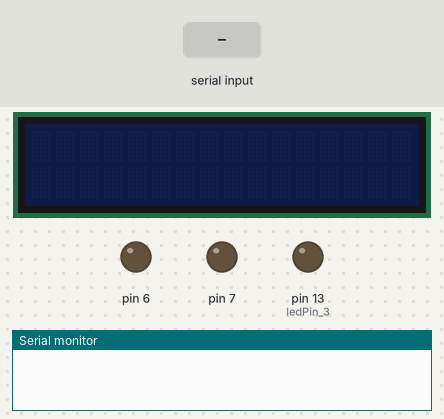
A sketch run on a simulated Arduino Uno, built with avr-gcc and run on an emulated ATmega328P. Parts: 16×2 character LCD, output pins drawn as LEDs (lit = HIGH), the last lines printed to the serial monitor. Dashed ring = blinking. The test bench sets the inputs (shaded band).

Above: at 1.7 s.
1.8 s: "1\n" received over Serial
At 4.0 s:
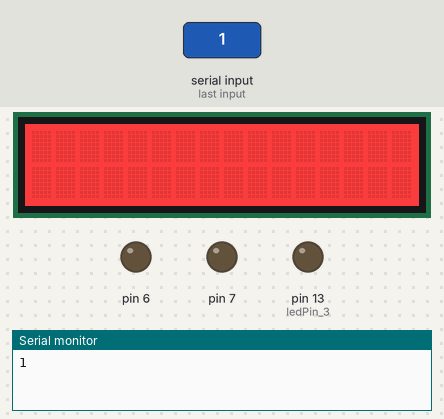
4.8 s: "90,45\n" received over Serial
At 5.1 s:
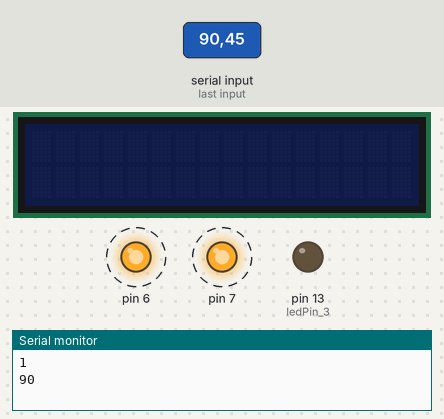
7.8 s: "30,150\n" received over Serial
Timing chart, 0 to 13.3 s (numbered marks = the images above; inputs shaded):
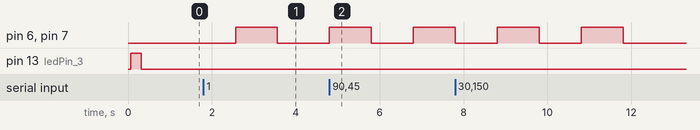

Measured:
- after the input at 1.8 s, pin 6, pin 7: LOW → HIGH after 0.76 s, → LOW 1.0 s later
- after the input at 4.8 s, pin 6, pin 7: LOW → HIGH at once, → LOW 1.0 s later, → HIGH 1.0 s later

The sketch:

anti-snoozer-edison.ino
```cpp
#include <Wire.h>
#include "rgb_lcd.h"

int ledPin_3 = 13;

//Setup message bytes

rgb_lcd lcd;

const int colorR = 255;
const int colorG = 0;
const int colorB = 0;

boolean toBlink = false;


void setup() {
  // put your setup code here, to run once:
  Serial.begin(9600);

  lcd.begin(16, 2);
  pinMode(7, OUTPUT);
  pinMode(6, OUTPUT);

  pinMode(ledPin_3, OUTPUT);
 digitalWrite(ledPin_3, HIGH);//
  delay(250);//
  digitalWrite(ledPin_3, LOW);//
  delay(250);//

}

void loop() {


  // put your main code here, to run repeatedly:
     if (Serial.available()>0)
      /* read the most recent byte */
      {
        int tmp = Serial.parseInt();
        if(tmp == 0)
        {
          toBlink = false;
        }
        else if (tmp == 1)
        {
          toBlink = true;
        }
          Serial.println(tmp);

   }
  if(toBlink)
  {
    digitalWrite(7, HIGH);
    digitalWrite(6, HIGH);
    lcd.setRGB(0, colorG, colorB);
    //delay(analogRead(0));
    delay(1000);

    digitalWrite(7, LOW);
    digitalWrite(6, LOW);
    lcd.setRGB(colorR, colorG, colorB);
    //delay(analogRead(0));
    delay(1000);
  }
  else
  {
    lcd.setRGB(0, colorG, colorB);
    delay(1000);
  }
}
```
